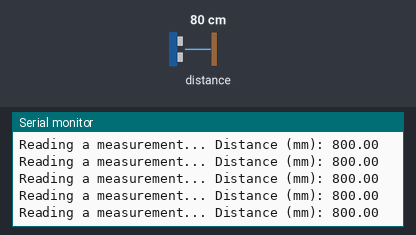
Recording of a sketch running on a simulated Arduino Uno, built with avr-gcc and run on an emulated ATmega328P. Parts: the last lines printed to the serial monitor. The inputs (shaded band) are chosen by the test bench; at power-on: distance to the obstacle 80 cm.

Above: at 1.2 s.
1.3 s: distance to the obstacle set to 2 cm
At 1.47 s:
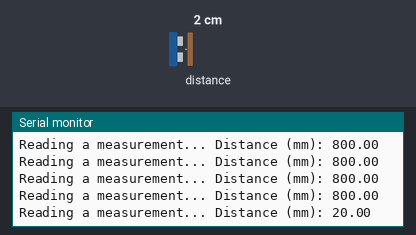
4.3 s: distance to the obstacle set to 250 cm
At 4.42 s:
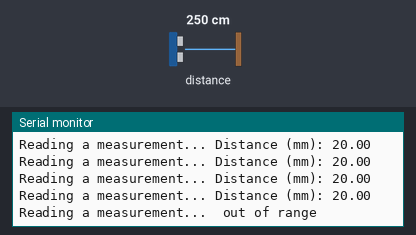

The sketch:

Sensor_Dist_VL53L0X.ino
```cpp
/* This example shows how to use continuous mode to take
range measurements with the VL53L0X.
// Original Source from Adafruit https://github.com/adafruit/Adafruit_VL53L0X
Modefied by Ahmad Nejrabi for RoboJax.com
Date modefied: Sep 26, 2017
*/

#include "Adafruit_VL53L0X.h"
Adafruit_VL53L0X lox = Adafruit_VL53L0X();
double hy=0;

void setup() {
  Serial.begin(9600);
  // wait until serial port opens for native USB devices
  while (! Serial) {
    delay(1);
  }
  Serial.println("Robojax Test");
  if (!lox.begin()) {
    Serial.println(F("Failed to boot VL53L0X"));
    while(1);
  }
  // power
  Serial.println(F("VL53L0X API Simple Ranging example"));
}


void loop() {
  VL53L0X_RangingMeasurementData_t measure;
  Serial.print("Reading a measurement... ");
  lox.rangingTest(&measure, false); // pass in 'true' to get debug data printout!

  if (measure.RangeStatus != 4) {  // phase failures have incorrect data
    Serial.print("Distance (mm): ");
    hy=measure.RangeMilliMeter;
    Serial.println(hy);
  } else {
    Serial.println(" out of range ");
  }
  delay(100);
}
```

Measured:
- after the input at 1.3 s, the serial monitor: prints a new line after 0.05 s (image 1)
